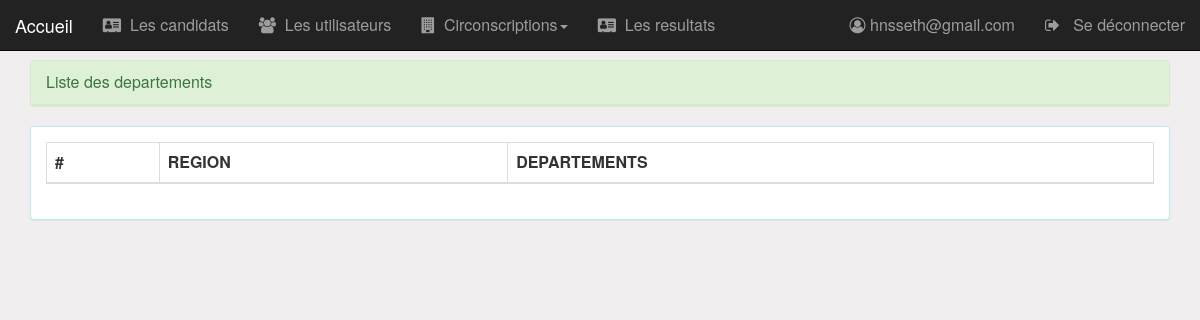
Before: /pages/departement.php (signed in) with the older database file.
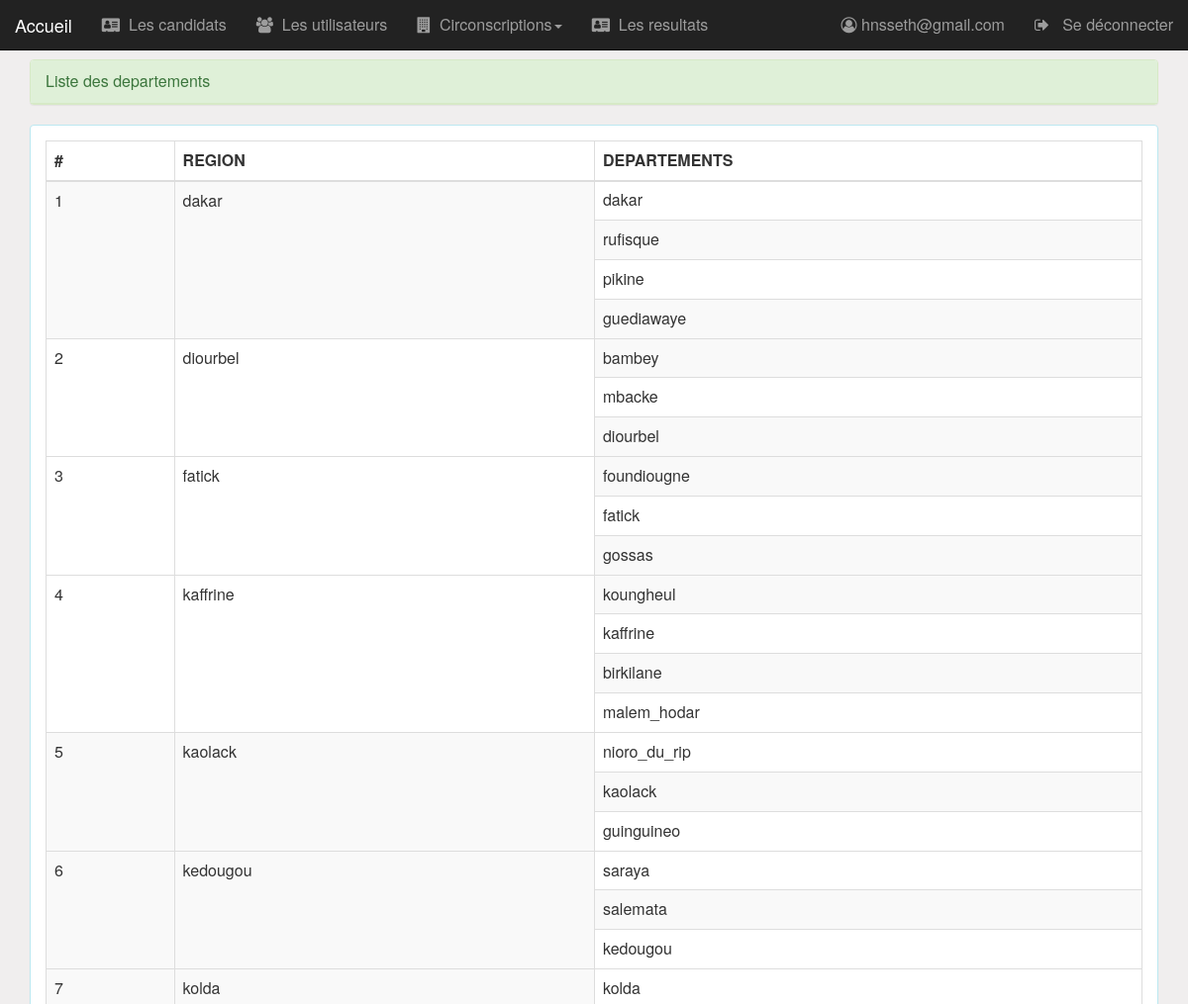
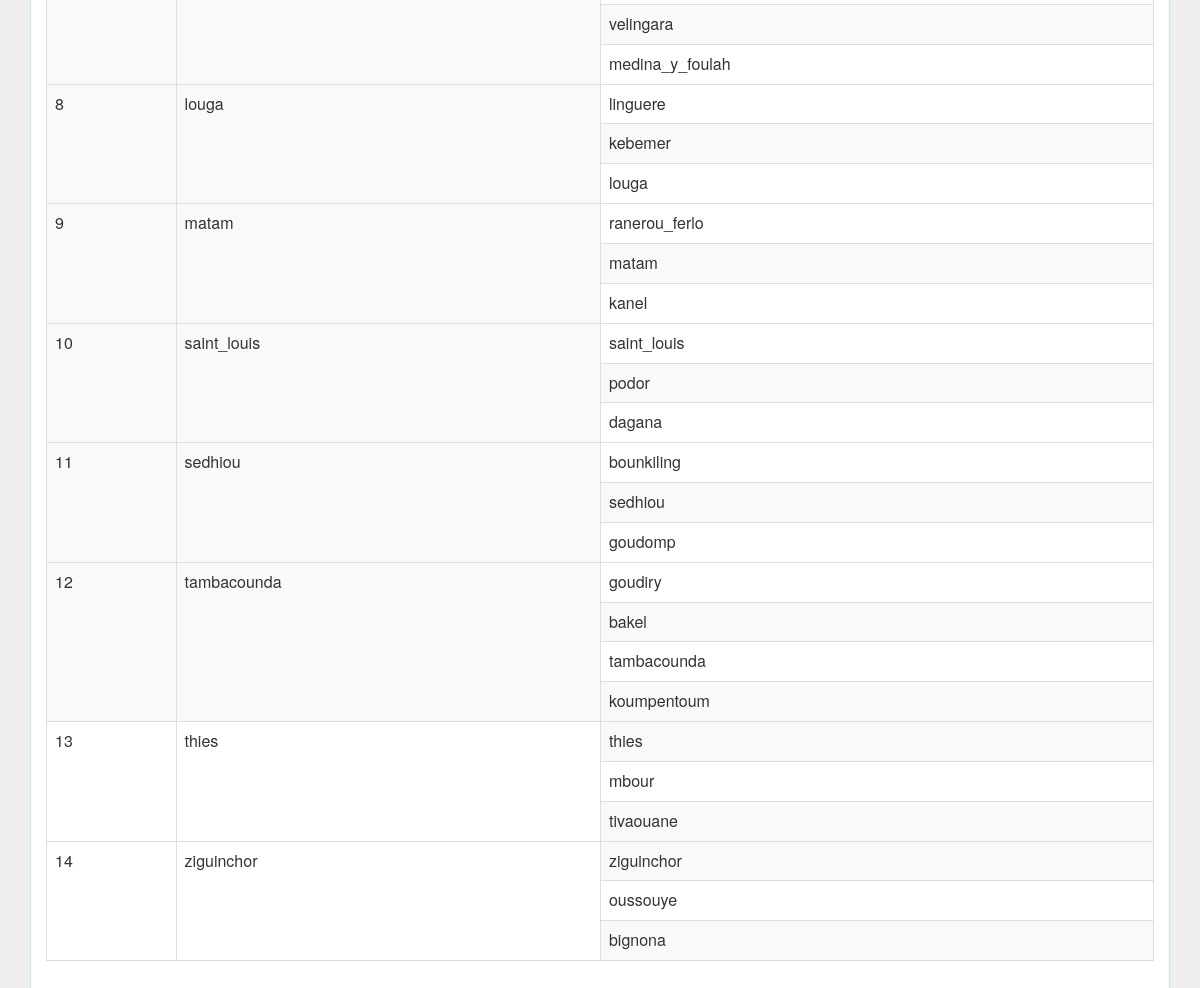
After: the same page with the newer database file (2 pictures, top to bottom).
### tables this page shows
CREATE TABLE IF NOT EXISTS `region` (
  `idRegion` int(11) NOT NULL AUTO_INCREMENT,
  `nomR` varchar(20) NOT NULL,
  PRIMARY KEY (`idRegion`)
);

### pages/departement.php (the view, shortened to what this page needs)
<?php
    require_once("../api/db_connect.php");
    $requete="select idRegion,nomR,group_concat(nomD) as nom_departement,count(nomD) as nbDepart from region,departement where idRegion=idRegionF group by idRegion";
    $resultatC=mysqli_query($conn,$requete);
?>
<!DOCTYPE HTML>
<HTML>
    <head>
        <link rel="stylesheet" type="text/css" href="../css/bootstrap.css">
        <link rel="stylesheet" type="text/css" href="../css/font-awesome.min.css">
        <link rel="stylesheet" type="text/css" href="../css/monstyle.css">
    </head>
    <body>
        <?php include("menu.php"); ?>
        <div class="container">
            <div class="panel panel-success margetop60">
				<div class="panel-heading">Liste des departements</div>
			</div>
            <div class="panel panel-info">
                <div class="panel-body">
                    <table class="table table-bordered table-striped">
                        <thead>
                            <tr>
                                <th>#</th>
                                <th>REGION</th>
                                <th>DEPARTEMENTS</th>
                            </tr>
                        </thead>
                        <tbody>
                            <?php while($region=mysqli_fetch_assoc($resultatC)){ $de=explode(',', $region['nom_departement']);?>
                                <tr>
                                    <td rowspan="<?php echo ($region['nbDepart'])+1 ?>"><?php echo $region['idRegion'] ?> </td>
                                    <td rowspan="<?php echo ($region['nbDepart'])+1 ?>"><?php echo $region['nomR'] ?> </td>
                                    <?php
                                    foreach($de as $des){?>
                                        <tr><td class="child"><?php echo $des ?> </td></tr>
                                    <?php }
                                    ?>
                                </tr>
                            <?PHP } ?>
                        </tbody>
                    </table>
                </div>
            </div>
        </div>
    </body>
</HTML>

### pages/menu.php (shortened to what this page needs)
<nav class="navbar navbar-inverse navbar-fixed-top">
    <div class="container-fluid">
        <div class="navbar-header">
            <a href="../index.php" class="navbar-brand">Accueil</a>
        </div>
        <ul class="nav navbar-nav">
            <li><a href="candidat.php"><i class="fa fa-vcard"></i>&nbsp Les candidats</a></li>
			<?php if ($_SESSION['user']['idProfilF']==1) {?>
				<li><a href="utilisateur.php"><i class="fa fa-users"></i>&nbsp Les utilisateurs</a></li>
                <li id="lien"><a href="#"><i class="fa fa-building"></i>&nbsp Circonscriptions<span class="caret"></span></a>
                </li>
			<?php }?>
            <li><a href="resultat.php"><i class="fa fa-vcard"></i>&nbsp Les resultats</a></li>
        </ul>
        <ul class="nav navbar-nav navbar-right">
			<li>
				<a href="editerUtilisateur.php?id=<?php echo $_SESSION['user']['idUser'] ?>">
                    <i class="fa fa-user-circle-o"></i>
					<?php echo  ' '.$_SESSION['user']['mail']?>
				</a>
			</li>
			<li>
				<a href="seDeconnecter.php">
                    <i class="fa fa-sign-out"></i>
					&nbsp Se déconnecter
				</a>
			</li>
		</ul>
    </div>
</nav>

### css/monstyle.css (style rules this page uses)
.margetop60 { margin-top: 60px; }
body { background-color: rgb(240, 238, 238); font-size: 16px; }

Changed rows visible on the page:
added region: idRegion "1", nomR "dakar", des "dakar", des "rufisque", des "pikine", des "guediawaye"
added region: idRegion "2", nomR "diourbel", des "bambey", des "mbacke", des "diourbel"
added region: idRegion "3", nomR "fatick", des "foundiougne", des "fatick", des "gossas"
added region: idRegion "4", nomR "kaffrine", des "koungheul", des "kaffrine", des "birkilane", des "malem_hodar"
added region: idRegion "5", nomR "kaolack", des "nioro_du_rip", des "kaolack", des "guinguineo"
added region: idRegion "6", nomR "kedougou", des "saraya", des "salemata", des "kedougou"
added region: idRegion "7", nomR "kolda", des "kolda", des "velingara", des "medina_y_foulah"
added region: idRegion "8", nomR "louga", des "linguere", des "kebemer", des "louga"
added region: idRegion "9", nomR "matam", des "ranerou_ferlo", des "matam", des "kanel"
added region: idRegion "10", nomR "saint_louis", des "saint_louis", des "podor", des "dagana"
added region: idRegion "11", nomR "sedhiou", des "bounkiling", des "sedhiou", des "goudomp"
added region: idRegion "12", nomR "tambacounda", des "goudiry", des "bakel", des "tambacounda", des "koumpentoum"
added region: idRegion "13", nomR "thies", des "thies", des "mbour", des "tivaouane"
added region: idRegion "14", nomR "ziguinchor", des "ziguinchor", des "oussouye", des "bignona"
